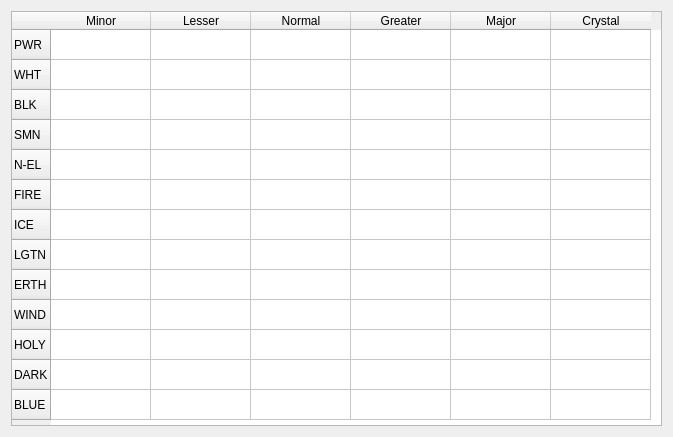
<?xml version="1.0" encoding="UTF-8"?>
<ui version="4.0">
 <class>orb_stash_table</class>
 <widget class="QWidget" name="orb_stash_table">
  <property name="geometry">
   <rect>
    <x>0</x>
    <y>0</y>
    <width>673</width>
    <height>437</height>
   </rect>
  </property>
  <property name="windowTitle">
   <string>Orb Stash</string>
  </property>
  <layout class="QGridLayout" name="gridLayout">
   <item row="0" column="0">
    <widget class="QTableWidget" name="stash_table">
     <row>
      <property name="text">
       <string>PWR</string>
      </property>
     </row>
     <row>
      <property name="text">
       <string>WHT</string>
      </property>
     </row>
     <row>
      <property name="text">
       <string>BLK</string>
      </property>
     </row>
     <row>
      <property name="text">
       <string>SMN</string>
      </property>
     </row>
     <row>
      <property name="text">
       <string>N-EL</string>
      </property>
     </row>
     <row>
      <property name="text">
       <string>FIRE</string>
      </property>
     </row>
     <row>
      <property name="text">
       <string>ICE</string>
      </property>
     </row>
     <row>
      <property name="text">
       <string>LGTN</string>
      </property>
     </row>
     <row>
      <property name="text">
       <string>ERTH</string>
      </property>
     </row>
     <row>
      <property name="text">
       <string>WIND</string>
      </property>
     </row>
     <row>
      <property name="text">
       <string>HOLY</string>
      </property>
     </row>
     <row>
      <property name="text">
       <string>DARK</string>
      </property>
     </row>
     <row>
      <property name="text">
       <string>BLUE</string>
      </property>
     </row>
     <column>
      <property name="text">
       <string>Minor</string>
      </property>
     </column>
     <column>
      <property name="text">
       <string>Lesser</string>
      </property>
     </column>
     <column>
      <property name="text">
       <string>Normal</string>
      </property>
     </column>
     <column>
      <property name="text">
       <string>Greater</string>
      </property>
     </column>
     <column>
      <property name="text">
       <string>Major</string>
      </property>
     </column>
     <column>
      <property name="text">
       <string>Crystal</string>
      </property>
     </column>
    </widget>
   </item>
  </layout>
 </widget>
 <resources/>
 <connections/>
</ui>
